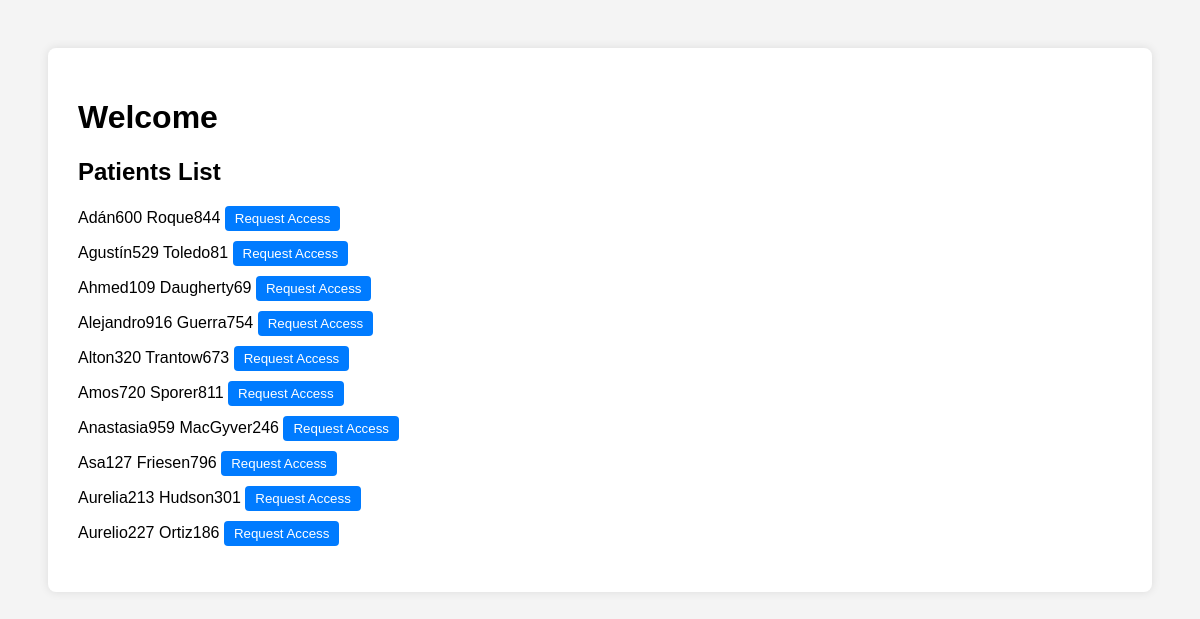
/dashboard/, run on the app's committed database.
### core/models.py (models this page shows, shortened)
class Patient(models.Model):
    synthea_id = models.CharField(max_length=100, unique=True)
    given = models.CharField(max_length=100)
    family = models.CharField(max_length=100)
    birthdate = models.DateField()
    gender = models.CharField(max_length=10)

### core/views.py (the view)
# urls.py: path("dashboard/", views.doctor_dashboard, name="doctor_dashboard"),
def doctor_dashboard(request):
    doctor_name = request.session.get("doctor_name", "Doctor")
    patients = Patient.objects.all()[:10]
    return render(request, 'doctor_dashboard.html', {
        'doctor_name': doctor_name,
        'patients': patients
    })

### core/templates/doctor_dashboard.html (shortened to what this page needs)
<!DOCTYPE html>
<html>
<head>
</head>
<body>
<div class="container">
  {% if doctor %}
    <h1>Welcome, {{ doctor.name }}</h1>
    <p><strong>Wallet Address:</strong> {{ doctor.wallet_address }}</p>
    <p><strong>Credit Level:</strong> {{ doctor.credit_level }}</p>
  {% else %}
    <h1>Welcome</h1>
  {% endif %}
  <h2>Patients List</h2>
  <ul>
    {% for patient in patients %}
      <li>
        {{ patient.given }} {{ patient.family }}
        <form method="POST" action="{% url 'request_access' %}" style="display:inline;">
          <button type="submit">Request Access</button>
        </form>
      </li>
    {% empty %}
      <li>No patients available.</li>
    {% endfor %}
  </ul>
</div>
</body>
</html>

### core/templates/doctor_dashboard.html (style rules this page uses)
body { font-family: Arial, sans-serif; background:#f4f4f4; padding:40px; }
.container { background:#fff; padding:30px; border-radius:8px; box-shadow:0 0 10px rgba(0,0,0,.1); }
ul { list-style:none; padding-left:0; }
li { margin-bottom:10px; }
button { padding:5px 10px; border:none; background:#007bff; color:#fff; border-radius:4px; cursor:pointer; }

### data on the page
Patient: given "Adán600", family "Roque844"
Patient: given "Agustín529", family "Toledo81"
Patient: given "Ahmed109", family "Daugherty69"
Patient: given "Alejandro916", family "Guerra754"
Patient: given "Alton320", family "Trantow673"
Patient: given "Amos720", family "Sporer811"
Patient: given "Anastasia959", family "MacGyver246"
Patient: given "Asa127", family "Friesen796"
Patient: given "Aurelia213", family "Hudson301"
Patient: given "Aurelio227", family "Ortiz186"
